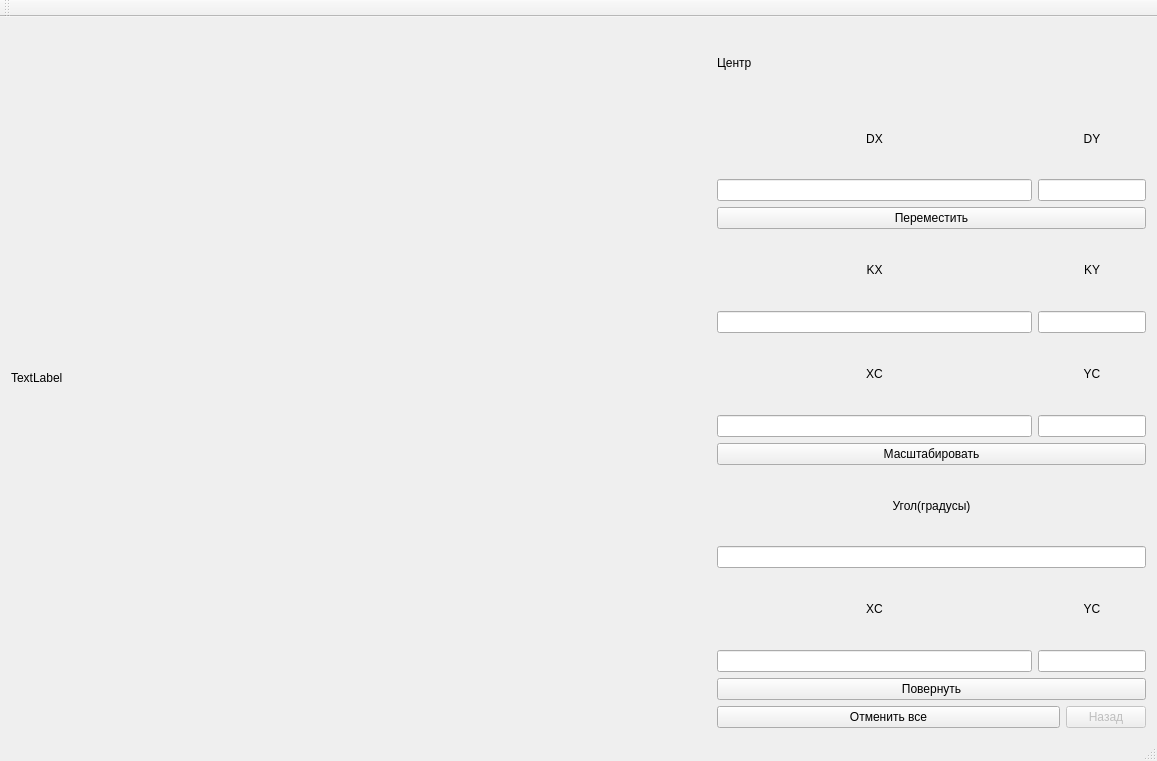
<?xml version="1.0" encoding="UTF-8"?>
<ui version="4.0">
 <class>MainWindow</class>
 <widget class="QMainWindow" name="MainWindow">
  <property name="geometry">
   <rect>
    <x>0</x>
    <y>0</y>
    <width>1157</width>
    <height>750</height>
   </rect>
  </property>
  <property name="windowTitle">
   <string>MainWindow</string>
  </property>
  <widget class="QWidget" name="centralWidget">
   <layout class="QHBoxLayout" name="horizontalLayout">
    <item>
     <widget class="QLabel" name="label">
      <property name="minimumSize">
       <size>
        <width>700</width>
        <height>700</height>
       </size>
      </property>
      <property name="text">
       <string>TextLabel</string>
      </property>
     </widget>
    </item>
    <item>
     <layout class="QGridLayout" name="gridLayout">
      <item row="0" column="0" colspan="3">
       <widget class="QLabel" name="centerLabel">
        <property name="text">
         <string>Центр</string>
        </property>
       </widget>
      </item>
      <item row="1" column="0">
       <widget class="QLabel" name="dxLabel">
        <property name="layoutDirection">
         <enum>Qt::LeftToRight</enum>
        </property>
        <property name="text">
         <string>DX</string>
        </property>
        <property name="alignment">
         <set>Qt::AlignCenter</set>
        </property>
       </widget>
      </item>
      <item row="1" column="1" colspan="2">
       <widget class="QLabel" name="dyLabel">
        <property name="layoutDirection">
         <enum>Qt::LeftToRight</enum>
        </property>
        <property name="text">
         <string>DY</string>
        </property>
        <property name="alignment">
         <set>Qt::AlignCenter</set>
        </property>
       </widget>
      </item>
      <item row="2" column="0">
       <widget class="QLineEdit" name="dxEdit"/>
      </item>
      <item row="2" column="1" colspan="2">
       <widget class="QLineEdit" name="dyEdit"/>
      </item>
      <item row="3" column="0" colspan="3">
       <widget class="QPushButton" name="moveButton">
        <property name="text">
         <string>Переместить</string>
        </property>
       </widget>
      </item>
      <item row="4" column="0">
       <widget class="QLabel" name="kxLabel">
        <property name="layoutDirection">
         <enum>Qt::LeftToRight</enum>
        </property>
        <property name="text">
         <string>KX</string>
        </property>
        <property name="alignment">
         <set>Qt::AlignCenter</set>
        </property>
       </widget>
      </item>
      <item row="4" column="1" colspan="2">
       <widget class="QLabel" name="kyLabel">
        <property name="layoutDirection">
         <enum>Qt::LeftToRight</enum>
        </property>
        <property name="text">
         <string>KY</string>
        </property>
        <property name="alignment">
         <set>Qt::AlignCenter</set>
        </property>
       </widget>
      </item>
      <item row="5" column="0">
       <widget class="QLineEdit" name="kxEdit"/>
      </item>
      <item row="5" column="1" colspan="2">
       <widget class="QLineEdit" name="kyEdit"/>
      </item>
      <item row="6" column="0">
       <widget class="QLabel" name="xcScaleLabel">
        <property name="layoutDirection">
         <enum>Qt::LeftToRight</enum>
        </property>
        <property name="text">
         <string>XC</string>
        </property>
        <property name="alignment">
         <set>Qt::AlignCenter</set>
        </property>
       </widget>
      </item>
      <item row="6" column="1" colspan="2">
       <widget class="QLabel" name="ycScaleLabel">
        <property name="layoutDirection">
         <enum>Qt::LeftToRight</enum>
        </property>
        <property name="text">
         <string>YC</string>
        </property>
        <property name="alignment">
         <set>Qt::AlignCenter</set>
        </property>
       </widget>
      </item>
      <item row="7" column="0">
       <widget class="QLineEdit" name="xcScaleEdit"/>
      </item>
      <item row="7" column="1" colspan="2">
       <widget class="QLineEdit" name="ycScaleEdit"/>
      </item>
      <item row="8" column="0" colspan="3">
       <widget class="QPushButton" name="scaleButton">
        <property name="text">
         <string>Масштабировать</string>
        </property>
       </widget>
      </item>
      <item row="9" column="0" colspan="3">
       <widget class="QLabel" name="angleLabel">
        <property name="layoutDirection">
         <enum>Qt::LeftToRight</enum>
        </property>
        <property name="text">
         <string>Угол(градусы)</string>
        </property>
        <property name="alignment">
         <set>Qt::AlignCenter</set>
        </property>
       </widget>
      </item>
      <item row="10" column="0" colspan="3">
       <widget class="QLineEdit" name="angleEdit"/>
      </item>
      <item row="11" column="0">
       <widget class="QLabel" name="xcRotLabel">
        <property name="layoutDirection">
         <enum>Qt::LeftToRight</enum>
        </property>
        <property name="text">
         <string>XC</string>
        </property>
        <property name="alignment">
         <set>Qt::AlignCenter</set>
        </property>
       </widget>
      </item>
      <item row="11" column="1" colspan="2">
       <widget class="QLabel" name="ycRotLabel">
        <property name="layoutDirection">
         <enum>Qt::LeftToRight</enum>
        </property>
        <property name="text">
         <string>YC</string>
        </property>
        <property name="alignment">
         <set>Qt::AlignCenter</set>
        </property>
       </widget>
      </item>
      <item row="12" column="0">
       <widget class="QLineEdit" name="xcRotEdit"/>
      </item>
      <item row="12" column="1" colspan="2">
       <widget class="QLineEdit" name="ycRotEdit"/>
      </item>
      <item row="13" column="0" colspan="3">
       <widget class="QPushButton" name="rotateButton">
        <property name="text">
         <string>Повернуть</string>
        </property>
       </widget>
      </item>
      <item row="14" column="0" colspan="2">
       <widget class="QPushButton" name="cancelAllButton">
        <property name="text">
         <string>Отменить все</string>
        </property>
       </widget>
      </item>
      <item row="14" column="2">
       <widget class="QPushButton" name="backButton">
        <property name="enabled">
         <bool>false</bool>
        </property>
        <property name="text">
         <string>Назад</string>
        </property>
       </widget>
      </item>
     </layout>
    </item>
   </layout>
  </widget>
  <widget class="QMenuBar" name="menuBar">
   <property name="geometry">
    <rect>
     <x>0</x>
     <y>0</y>
     <width>1157</width>
     <height>22</height>
    </rect>
   </property>
  </widget>
  <widget class="QToolBar" name="mainToolBar">
   <attribute name="toolBarArea">
    <enum>TopToolBarArea</enum>
   </attribute>
   <attribute name="toolBarBreak">
    <bool>false</bool>
   </attribute>
  </widget>
  <widget class="QStatusBar" name="statusBar"/>
 </widget>
 <layoutdefault spacing="6" margin="11"/>
 <resources/>
 <connections/>
</ui>
